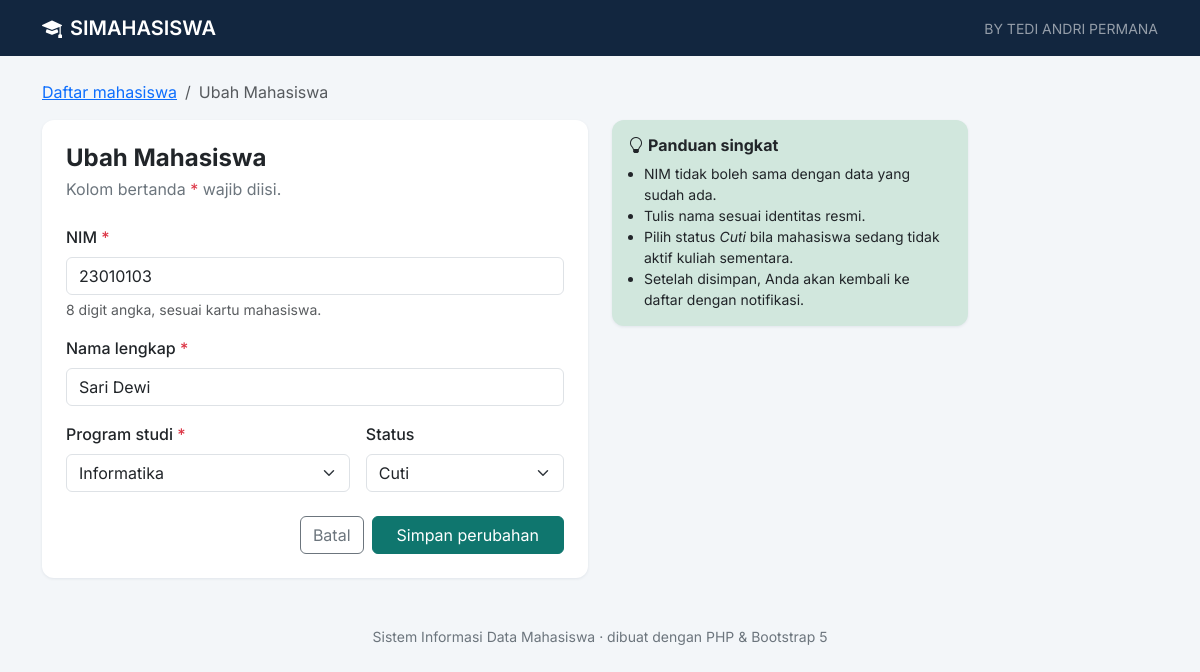
Page /form.php?nim=23010103 on the committed database.
### tables this page shows
CREATE TABLE mahasiswa (
    nim TEXT PRIMARY KEY, nama TEXT NOT NULL, prodi TEXT NOT NULL, status TEXT NOT NULL DEFAULT "Aktif");

### config.php (called while the page is built, shortened)
<?php
function e(string $s): string { return htmlspecialchars($s, ENT_QUOTES, 'UTF-8'); }
function pull_flash(): ?array {
    $f = $_SESSION['flash'] ?? null;
    return $f;
}

### form.php (the view, shortened to what this page needs)
<?php
require __DIR__ . '/config.php';
$editNim = $_GET['nim'] ?? null;
$data = ['nim' => '', 'nama' => '', 'prodi' => '', 'status' => 'Aktif'];
if ($editNim !== null) {
    $stmt = $pdo->prepare('SELECT * FROM mahasiswa WHERE nim = ?');
    $stmt->execute([$editNim]);
    $data = $stmt->fetch();
}
$errors = [];
$isEdit = $editNim !== null;
$title = $isEdit ? 'Ubah Mahasiswa' : 'Tambah Mahasiswa';
$cls = fn(string $f) => isset($errors[$f]) ? ' is-invalid' : '';
require __DIR__ . '/partials/header.php';
?>
<nav aria-label="breadcrumb"><ol class="breadcrumb">
  <li class="breadcrumb-item"><a href="index.php">Daftar mahasiswa</a></li>
  <li class="breadcrumb-item active" aria-current="page"><?= e($title) ?></li>
</ol></nav>
<div class="row g-4">
  <div class="col-12 col-lg-7 col-xl-6">
    <div class="card"><div class="card-body p-4">
      <h1 class="h4 fw-bold mb-1"><?= e($title) ?></h1>
      <p class="text-secondary mb-4">Kolom bertanda <span class="text-danger">*</span> wajib diisi.</p>
      <form method="post" class="needs-validation" novalidate>
        <div class="mb-3">
          <label for="nim" class="form-label fw-medium">NIM <span class="text-danger">*</span></label>
          <input type="text" id="nim" name="nim" value="<?= e($data['nim']) ?>" class="form-control<?= $cls('nim') ?>"
                 placeholder="Contoh: 23010101" inputmode="numeric" pattern="\d{8}" maxlength="8" required aria-describedby="nimHelp">
          <div id="nimHelp" class="form-text">8 digit angka, sesuai kartu mahasiswa.</div>
        </div>
        <div class="mb-3">
          <label for="nama" class="form-label fw-medium">Nama lengkap <span class="text-danger">*</span></label>
          <input type="text" id="nama" name="nama" value="<?= e($data['nama']) ?>" class="form-control<?= $cls('nama') ?>"
                 placeholder="Masukkan nama sesuai identitas" minlength="3" required>
        </div>
        <div class="row g-3 mb-4">
          <div class="col-12 col-sm-7">
            <label for="prodi" class="form-label fw-medium">Program studi <span class="text-danger">*</span></label>
            <select id="prodi" name="prodi" class="form-select<?= $cls('prodi') ?>" required>
              <?php foreach (PRODI as $p): ?><option <?= $data['prodi'] === $p ? 'selected' : '' ?>><?= e($p) ?></option><?php endforeach; ?>
            </select>
          </div>
          <div class="col-12 col-sm-5">
            <label for="status" class="form-label fw-medium">Status</label>
            <select id="status" name="status" class="form-select">
              <?php foreach (STATUS as $s => $_): ?><option <?= $data['status'] === $s ? 'selected' : '' ?>><?= $s ?></option><?php endforeach; ?>
            </select>
          </div>
        </div>
        <div class="d-flex flex-column-reverse flex-sm-row justify-content-end gap-2">
          <a href="index.php" class="btn btn-outline-secondary">Batal</a>
          <button type="submit" class="btn btn-primary px-4"><?= $isEdit ? 'Simpan perubahan' : 'Simpan data' ?></button>
        </div>
      </form>
    </div></div>
  </div>
  <aside class="col-12 col-lg-5 col-xl-4">
    <div class="card bg-success-subtle"><div class="card-body">
      <h2 class="h6 fw-bold"><i class="bi bi-lightbulb me-1"></i>Panduan singkat</h2>
      <ul class="small mb-0 ps-3">
        <li>NIM tidak boleh sama dengan data yang sudah ada.</li>
        <li>Tulis nama sesuai identitas resmi.</li>
        <li>Pilih status <em>Cuti</em> bila mahasiswa sedang tidak aktif kuliah sementara.</li>
        <li>Setelah disimpan, Anda akan kembali ke daftar dengan notifikasi.</li>
      </ul>
    </div></div>
  </aside>
</div>
<?php require __DIR__ . '/partials/footer.php'; ?>

### assets/style.css (style rules this page uses)
:root { --brand: #0f766e; --brand-dark: #0b5f58; --ink: #12263f; }
body { font-family: 'Inter', system-ui, sans-serif; background: #f3f6f9; color: var(--ink); }
.btn-primary { --bs-btn-bg: var(--brand); --bs-btn-border-color: var(--brand); --bs-btn-hover-bg: var(--brand-dark); --bs-btn-hover-border-color: var(--brand-dark); --bs-btn-active-bg: var(--brand-dark); --bs-btn-active-border-color: var(--brand-dark); }
.card { border: 0; border-radius: .75rem; box-shadow: 0 1px 3px rgba(18,38,63,.08); }

### rows in the picture
mahasiswa: nim "23010103", nama "Sari Dewi", status "Cuti"

### other values in the picture
$title "Ubah Mahasiswa"
form field prodi "Informatika"
